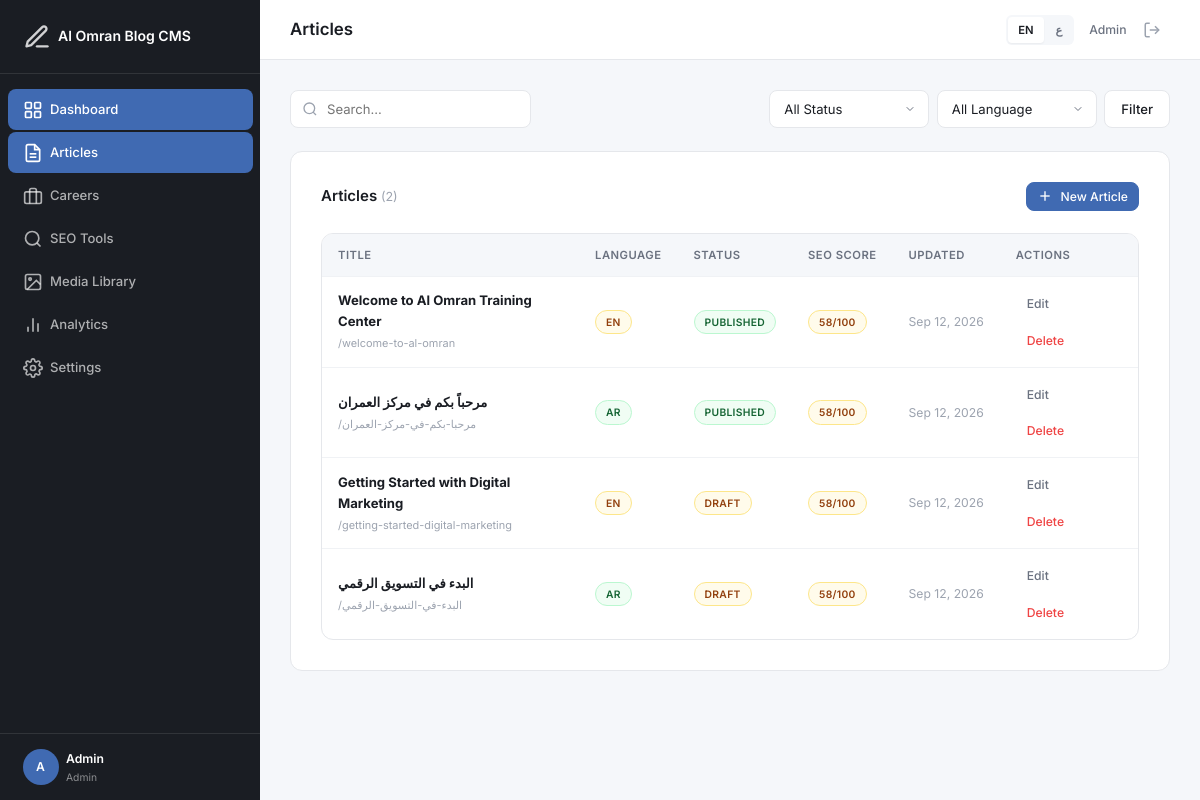
Page /admin/articles/index.php (signed in) on the committed database.
### tables this page shows
CREATE TABLE IF NOT EXISTS articles (
    id INT UNSIGNED AUTO_INCREMENT PRIMARY KEY,
    status ENUM('draft','published','archived') NOT NULL DEFAULT 'draft',
    author_id INT UNSIGNED NOT NULL,
    featured_image_id INT UNSIGNED DEFAULT NULL,
    created_at TIMESTAMP DEFAULT CURRENT_TIMESTAMP,
    updated_at TIMESTAMP DEFAULT CURRENT_TIMESTAMP ON UPDATE CURRENT_TIMESTAMP,
    published_at TIMESTAMP NULL,
    FOREIGN KEY (author_id) REFERENCES users(id) ON DELETE CASCADE
);

CREATE TABLE IF NOT EXISTS article_translations (
    id INT UNSIGNED AUTO_INCREMENT PRIMARY KEY,
    article_id INT UNSIGNED NOT NULL,
    language ENUM('en','ar') NOT NULL DEFAULT 'en',
    title VARCHAR(255) NOT NULL DEFAULT '',
    slug VARCHAR(255) NOT NULL DEFAULT '',
    excerpt TEXT,
    content LONGTEXT,
    seo_title VARCHAR(70) DEFAULT NULL,
    meta_description VARCHAR(170) DEFAULT NULL,
    canonical_url VARCHAR(500) DEFAULT NULL,
    index_status ENUM('index','noindex') DEFAULT 'index',
    follow_status ENUM('follow','nofollow') DEFAULT 'follow',
    focus_keyword VARCHAR(255) DEFAULT NULL,
    created_at TIMESTAMP DEFAULT CURRENT_TIMESTAMP,
    updated_at TIMESTAMP DEFAULT CURRENT_TIMESTAMP ON UPDATE CURRENT_TIMESTAMP,
    UNIQUE KEY unique_article_lang (article_id, language),
    UNIQUE KEY unique_slug_lang (slug, language),
    FOREIGN KEY (article_id) REFERENCES articles(id) ON DELETE CASCADE
);

### admin/includes/functions.php (called while the page is built, shortened)
<?php
require_once __DIR__ . '/database.php';
function e(?string $str): string
{
    return htmlspecialchars($str ?? '', ENT_QUOTES, 'UTF-8');
}
function csrf_token(): string
{
    return $_SESSION[CSRF_TOKEN_NAME];
}
function calculate_seo_score(int $article_id, string $lang = 'en'): array
{
    $total_checks = 13;
    $score = 0;
    $issues = ['critical' => [], 'warning' => [], 'passed' => []];
    $stmt = db()->prepare('SELECT * FROM article_translations WHERE article_id = ? AND language = ?');
    $stmt->execute([$article_id, $lang]);
    $t = $stmt->fetch();
    $stmt2 = db()->prepare('SELECT * FROM seo_metadata WHERE article_id = ? AND language = ?');
    $stmt2->execute([$article_id, $lang]);
    $seo = $stmt2->fetch();
    $stmt3 = db()->prepare('SELECT * FROM keywords WHERE article_id = ? AND language = ?');
    $stmt3->execute([$article_id, $lang]);
    $kws = $stmt3->fetchAll();
    $primary_kw = '';
    $meta_desc = $seo['meta_description'] ?? $t['meta_description'] ?? '';
    $seo_title = $seo['seo_title'] ?? $t['seo_title'] ?? '';
    $slug = $t['slug'] ?? '';
    $content = $t['content'] ?? '';
    $excerpt = $t['excerpt'] ?? '';
    $content_text = strip_tags($content);
    if (!empty($seo_title)) {
        $score += (100 / $total_checks);
        $issues['passed'][] = 'SEO title is set.';
    } else {
        $issues['critical'][] = 'Add an SEO title to help search engines understand your page.';
    }
    if (!empty($seo_title) && strlen($seo_title) >= 30 && strlen($seo_title) <= SEO_TITLE_MAX) {
        $score += (100 / $total_checks);
        $issues['passed'][] = 'SEO title length is optimal.';
    } elseif (!empty($seo_title)) {
        $score += (100 / $total_checks * 0.5);
        $issues['warning'][] = strlen($seo_title) < 30
            ? 'Your SEO title is a bit short. Aim for 30-60 characters.'
            : 'Your SEO title may be too long and could be truncated in search results.';
    }
    if (!empty($meta_desc)) {
        $score += (100 / $total_checks);
        $issues['passed'][] = 'Meta description is set.';
    } else {
        $issues['critical'][] = 'Add a meta description to help search engines understand this article.';
    }
    if (!empty($meta_desc) && strlen($meta_desc) >= 100 && strlen($meta_desc) <= SEO_DESC_MAX) {
        $score += (100 / $total_checks);
        $issues['passed'][] = 'Meta description length is optimal.';
    } elseif (!empty($meta_desc)) {
        $score += (100 / $total_checks * 0.5);
        $issues['warning'][] = strlen($meta_desc) < 100
            ? 'Your meta description is a bit short. Aim for 100-160 characters.'
            : 'Your meta description may be too long and could be truncated in search results.';
    }
    if (!empty($primary_kw)) {
        $score += (100 / $total_checks);
        $issues['passed'][] = 'Focus keyword is set.';
    } else {
        $issues['critical'][] = 'Set a focus keyword to track how well your content is optimized.';
    }
    if (!empty($slug) && preg_match('/^[a-z0-9\-]+$/', $slug) || ($lang === 'ar' && !empty($slug))) {
        $score += (100 / $total_checks);
        $issues['passed'][] = 'URL slug looks good.';
    } elseif (!empty($slug)) {
        $issues['warning'][] = 'Consider cleaning up the URL slug for better readability.';
    }
    $word_count = str_word_count($content_text);
    if ($word_count >= 300) {
        $score += (100 / $total_checks);
        $issues['passed'][] = 'Content length is good (' . $word_count . ' words).';
    } elseif ($word_count >= 100) {
        $score += (100 / $total_checks * 0.5);
        $issues['warning'][] = 'Content is a bit short (' . $word_count . ' words). Aim for 300+ words for better SEO.';
    } else {
        $issues['critical'][] = 'Content is too short (' . $word_count . ' words). Add more content to improve SEO.';
    }
    if (preg_match('/<h1[\s>]/i', $content)) {
        $score += (100 / $total_checks);
        $issues['passed'][] = 'Content has an H1 heading.';
    } else {
        $issues['warning'][] = 'Add an H1 heading to your content for better structure.';
    }
    preg_match_all('/<img[^>]+>/i', $content, $imgs);
    if (!empty($imgs[0])) {
        $missing_alt = 0;
        foreach ($imgs[0] as $img) {
            if (!preg_match('/alt=["\'][^"\']+["\']/', $img)) {
                $missing_alt++;
            }
        }
        if ($missing_alt === 0) {
            $score += (100 / $total_checks);
            $issues['passed'][] = 'All images have alt text.';
        } else {
            $issues['warning'][] = $missing_alt . ' image(s) are missing alt text. Add descriptive alt text to improve accessibility and SEO.';
        }
    } else {
        $score += (100 / $total_checks);
        $issues['passed'][] = 'No images to check.';
    }
    if (!empty($excerpt)) {
        $score += (100 / $total_checks);
        $issues['passed'][] = 'Excerpt is set.';
    } else {
        $issues['warning'][] = 'Add an excerpt to improve how your article appears in search results and social shares.';
    }
    return [
        'score'   => (int) round($score),
        'issues'  => $issues,
    ];
}

### admin/includes/database.php (called while the page is built, shortened)
<?php
function db(): PDO
{
    static $pdo = null;
    if ($pdo === null) {
        $sqlite_path = dirname(__DIR__, 2) . '/database/cms.sqlite';
        if (file_exists($sqlite_path) && class_exists('PDO')) {
            $pdo = new PDO('sqlite:' . $sqlite_path, null, null, [
                PDO::ATTR_ERRMODE            => PDO::ERRMODE_EXCEPTION,
                PDO::ATTR_DEFAULT_FETCH_MODE => PDO::FETCH_ASSOC,
            ]);
            $pdo->exec('PRAGMA journal_mode=WAL');
            $pdo->exec('PRAGMA foreign_keys=ON');
        } else {
            $dsn = 'mysql:host=' . DB_HOST . ';dbname=' . DB_NAME . ';charset=' . DB_CHARSET;
            $pdo = new PDO($dsn, DB_USER, DB_PASS, [
                PDO::ATTR_ERRMODE            => PDO::ERRMODE_EXCEPTION,
                PDO::ATTR_DEFAULT_FETCH_MODE => PDO::FETCH_ASSOC,
                PDO::ATTR_EMULATE_PREPARES   => false,
            ]);
        }
    }
    return $pdo;
}

### admin/articles/index.php (the view, shortened to what this page needs)
<?php
require_once __DIR__ . '/../includes/functions.php';
$current_lang = $_GET['lang'] ?? DEFAULT_LANGUAGE;
$search = trim($_GET['search'] ?? '');
$where = '1=1';
$params = [];
$page = max(1, (int)($_GET['page'] ?? 1));
$per_page = 15;
$count_sql = "SELECT COUNT(DISTINCT a.id) FROM articles a LEFT JOIN article_translations at ON a.id = at.article_id WHERE {$where}";
$count_stmt = db()->prepare($count_sql);
$count_stmt->execute($params);
$total = (int) $count_stmt->fetchColumn();
$offset = ($page - 1) * $per_page;
$sql = "SELECT a.*, at.title, at.slug, at.language, at.focus_keyword, u.name as author_name
        FROM articles a
        LEFT JOIN article_translations at ON a.id = at.article_id
        LEFT JOIN users u ON a.author_id = u.id
        WHERE {$where}
        ORDER BY a.updated_at DESC
        LIMIT {$per_page} OFFSET {$offset}";
$stmt = db()->prepare($sql);
$stmt->execute($params);
$articles = $stmt->fetchAll();
include __DIR__ . '/../includes/header.php';
?>
<div class="filter-bar">
    <form method="GET" style="display:flex;gap:var(--space-sm);flex-wrap:wrap;width:100%;">
        <div class="search-input-wrap" style="flex:1;min-width:200px;">
            <input type="text" name="search" class="form-input" placeholder="<?= $_t('search') ?>..." value="<?= e($search) ?>">
        </div>
        <select name="status" class="form-select">
            <option value=""><?= $_t('all') ?> <?= $_t('article_status') ?></option>
        </select>
        <select name="filter_lang" class="form-select">
            <option value=""><?= $_t('all') ?> <?= $_t('language') ?></option>
        </select>
        <button type="submit" class="btn btn-secondary"><?= $_t('filter') ?></button>
    </form>
</div>
<div class="card">
    <div class="card-header">
        <h2 class="card-title"><?= $_t('articles') ?> <small style="color:var(--text-muted);font-weight:400">(<?= $total ?>)</small></h2>
        <a href="<?= APP_URL ?>/articles/create.php" class="btn btn-primary btn-sm">
            <svg width="16" height="16" viewBox="0 0 24 24" fill="none" stroke="currentColor" stroke-width="2"><line x1="12" y1="5" x2="12" y2="19"/><line x1="5" y1="12" x2="19" y2="12"/></svg>
            <?= $_t('new_article') ?>
        </a>
    </div>
    <?php if (empty($articles)): ?>
        <div class="empty-state">
            <p><?= $_t('no_results') ?></p>
            <a href="<?= APP_URL ?>/articles/create.php" class="btn btn-primary"><?= $_t('new_article') ?></a>
        </div>
    <?php else: ?>
        <div class="table-wrapper">
            <table class="data-table">
                <thead>
                    <tr>
                        <th><?= $_t('article_title') ?></th>
                        <th><?= $_t('language') ?></th>
                        <th><?= $_t('article_status') ?></th>
                        <th><?= $_t('article_seo_score') ?></th>
                        <th><?= $_t('article_updated') ?></th>
                        <th><?= $_t('actions') ?></th>
                    </tr>
                </thead>
                <tbody>
                    <?php foreach ($articles as $a):
                        $score_data = calculate_seo_score((int)$a['id'], $a['language'] ?? 'en');
                        $score = $score_data['score'];
                    ?>
                        <tr>
                            <td>
                                <div style="display:flex;align-items:center;gap:var(--space-sm)">
                                    <div>
                                        <strong><?= e($a['title'] ?: 'Untitled') ?></strong>
                                        <br><small style="color:var(--text-muted)">/<?= e($a['slug'] ?? '') ?></small>
                                    </div>
                                </div>
                            </td>
                            <td><span class="badge badge-<?= $a['language']==='ar'?'published':'draft' ?>"><?= strtoupper($a['language'] ?? 'en') ?></span></td>
                            <td><span class="badge badge-<?= $a['status'] ?>"><?= $_t($a['status']) ?></span></td>
                            <td>
                                <?php $cls = $score >= 80 ? 'published' : ($score >= 50 ? 'draft' : 'archived'); ?>
                                <span class="badge badge-<?= $cls ?>"><?= $score ?>/100</span>
                            </td>
                            <td style="white-space:nowrap;color:var(--text-muted);font-size:0.8125rem"><?= date('M d, Y', strtotime($a['updated_at'])) ?></td>
                            <td>
                                <div class="btn-group">
                                    <a href="<?= APP_URL ?>/articles/edit.php?id=<?= $a['id'] ?>" class="btn btn-ghost btn-sm"><?= $_t('edit') ?></a>
                                    <button onclick="confirmDelete('<?= APP_URL ?>/articles/delete.php?id=<?= $a['id'] ?>', '<?= $_t('confirm_delete') ?>', '<?= csrf_token() ?>')" class="btn btn-ghost btn-sm" style="color:var(--danger)"><?= $_t('delete') ?></button>
                                </div>
                            </td>
                        </tr>
                    <?php endforeach; ?>
                </tbody>
            </table>
        </div>
    <?php endif; ?>
</div>
<?php include __DIR__ . '/../includes/footer.php'; ?>

### rows in the picture
articles: article_translations.title "Welcome to Al Omran Training Center", article_translations.slug "welcome-to-al-omran", article_translations.language "EN", status "PUBLISHED", score "58", updated_at "Sep 12, 2026", article_translations.title "مرحباً بكم في مركز العمران", article_translations.slug "مرحبا-بكم-في-مركز-العمران", article_translations.language "AR"
articles: article_translations.title "Getting Started with Digital Marketing", article_translations.slug "getting-started-digital-marketing", article_translations.language "EN", status "DRAFT", score "58", updated_at "Sep 12, 2026", article_translations.title "البدء في التسويق الرقمي", article_translations.slug "البدء-في-التسويق-الرقمي", article_translations.language "AR"

### other values in the picture
APP_NAME "Al Omran Blog CMS"
$_t('dashboard') "Dashboard"
$_t('articles') "Articles"
$_t('careers') "Careers"
$_t('seo_tools') "SEO Tools"
$_t('media') "Media Library"
$_t('analytics') "Analytics"
$_t('settings') "Settings"
substr($user['name'] ?? 'A', 0, 1) "A"
$user['name'] "Admin"
$user['role'] "Admin"
$page_title "Articles"
$_t('filter') "Filter"
$total "2"
$_t('new_article') "New Article"
